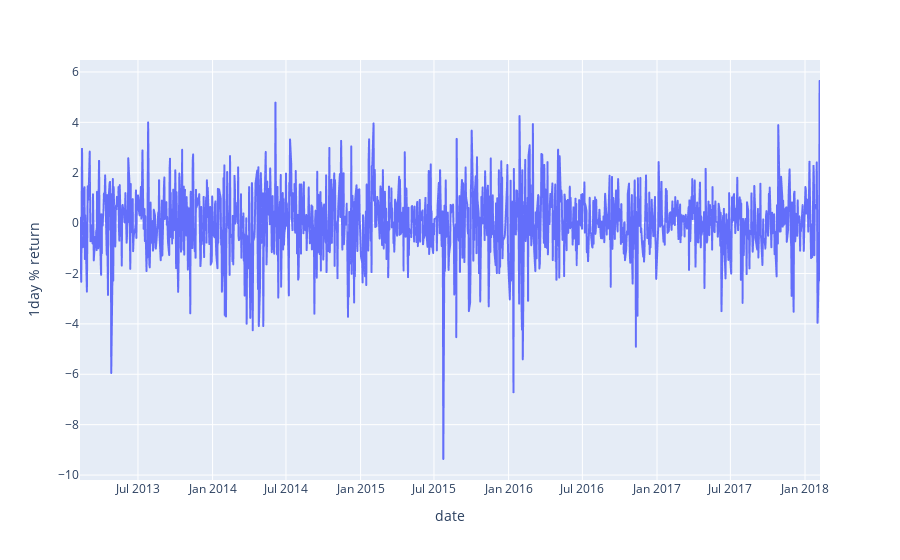

This figure's notebook cell:
### Code cell
import plotly.express as px
fig = px.line(df, x="date", y="1day % return", title='')
fig.show()

### Figure 1 — Plotly figure (JSON) as saved in the notebook; plotly's stock layout.template omitted (floating-point values rounded to 4 significant figures; data arrays with more than 128 entries replaced by an {"elided": "..."} marker saying what was removed)
{"data": [{"hovertemplate": "date=%{x}<br>1day % return=%{y}<extra></extra>", "legendgroup": "", "line": {"color": "#636efa", "dash": "solid"}, "marker": {"symbol": "circle"}, "mode": "lines", "name": "", "showlegend": false, "type": "scattergl", "x": {"elided": "1259 str values"}, "xaxis": "x", "y": {"elided": "1259 float values"}, "yaxis": "y"}], "layout": {"legend": {"tracegroupgap": 0}, "margin": {"t": 60}, "xaxis": {"anchor": "y", "domain": [0, 1], "title": {"text": "date"}}, "yaxis": {"anchor": "x", "domain": [0, 1], "title": {"text": "1day % return"}}}}
